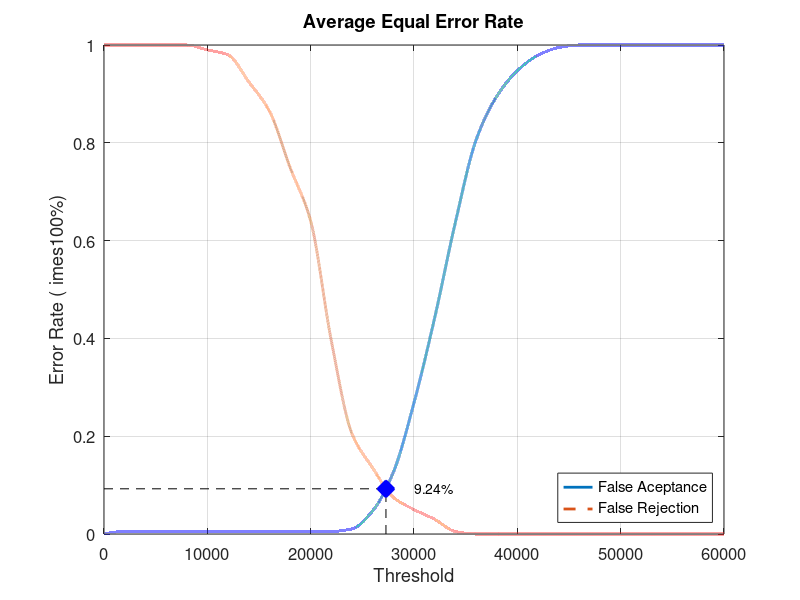
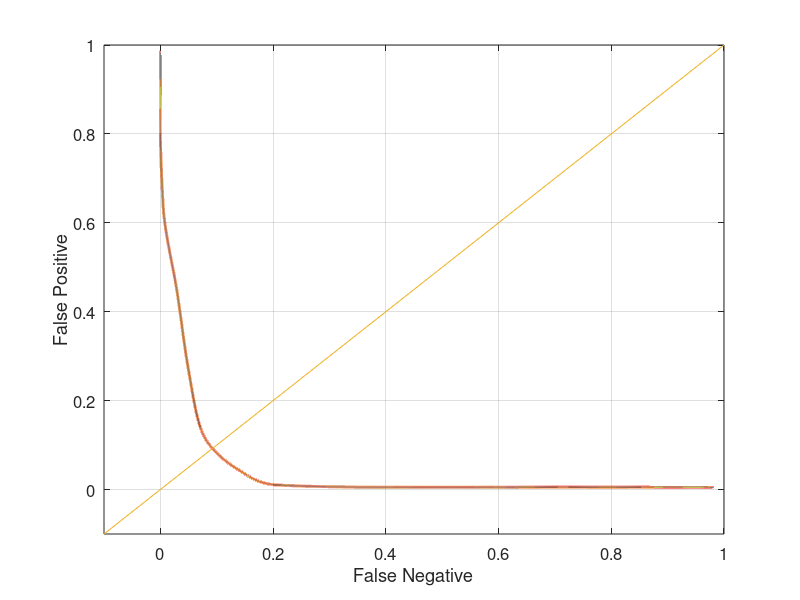

Here is the MATLAB script that generated these plots, in order:
close all;
clear;
clc;
x = 0:2000:60000;
xq = 0:0.5:60000;

y0 = [0 0.00526316 0.00526316 0.00526316 0.00526316 0.00526316 0.00526316 0.00526316 0.00526316 0.00526316 0.00526316 0.00526316 0.0105263 0.0473684 0.126316 0.268421 0.442105 0.636842 0.805263 0.894737 0.947368 0.978947 0.994737 1 1 1 1 1 1 1 1]
yy0 = interp1(x, y0, xq, 'pchip');
y1 = [1 1 1 1 1 0.99 0.98 0.925 0.865 0.75 0.64 0.395 0.205 0.135 0.075 0.05 0.03 0.005 0 0 0 0 0 0 0 0 0 0 0 0 0]
yy1 = interp1(x, y1, xq, 'pchip');

% Calculating EER: 
y2 = abs(y0 - y1);
find(y2 == min(y2))
yy2 = abs(yy0 - yy1);
xEER = find(yy2 == min(yy2));
xEERIndex = xq(xEER) % X-axis EER
yEER = yy0(xEER) % Y-axis EER

main = figure
plot(xq, yy0,'-','LineWidth', 2);	hold on
plot(xq, yy1,'--','LineWidth', 2);	hold on
plot([xEERIndex xEERIndex], [0 yEER], 'k--');	hold on
plot([0 xEERIndex], [yEER yEER], 'k--');	hold on
plot(xEERIndex, yEER, 'bx', 'LineWidth', 10);	hold on
text(xEERIndex + 10 * xEERIndex / 100, yEER, [num2str(round((10000 * yEER)) / 100) '%'])
legend('False Aceptance', 'False Rejection', 'Location', 'SouthEast')
xlabel('Threshold')
ylabel('Error Rate (	imes100%)')
title('Average Equal Error Rate')
set(gca, 'FontSize', 12)
axis([0 60000 0 1])
grid on

print(main, 'Database5_2Main', '-dpng');
FNRxFPR = figure('Color', [1 1 1]);
plot(yy1, yy0, '-', yy1, yy0, 'LineWidth', 2);
hold on
y = -0.1:0.1:1
plot(y, y); 
set(gca, 'FontSize', 12)
xlabel('False Negative')
ylabel('False Positive')
axis([-0.1 1 -0.1 1])
set(gca, 'FontSize', 12)
grid on

print(FNRxFPR, 'Database5_2FNRxFPR','-dpng');
